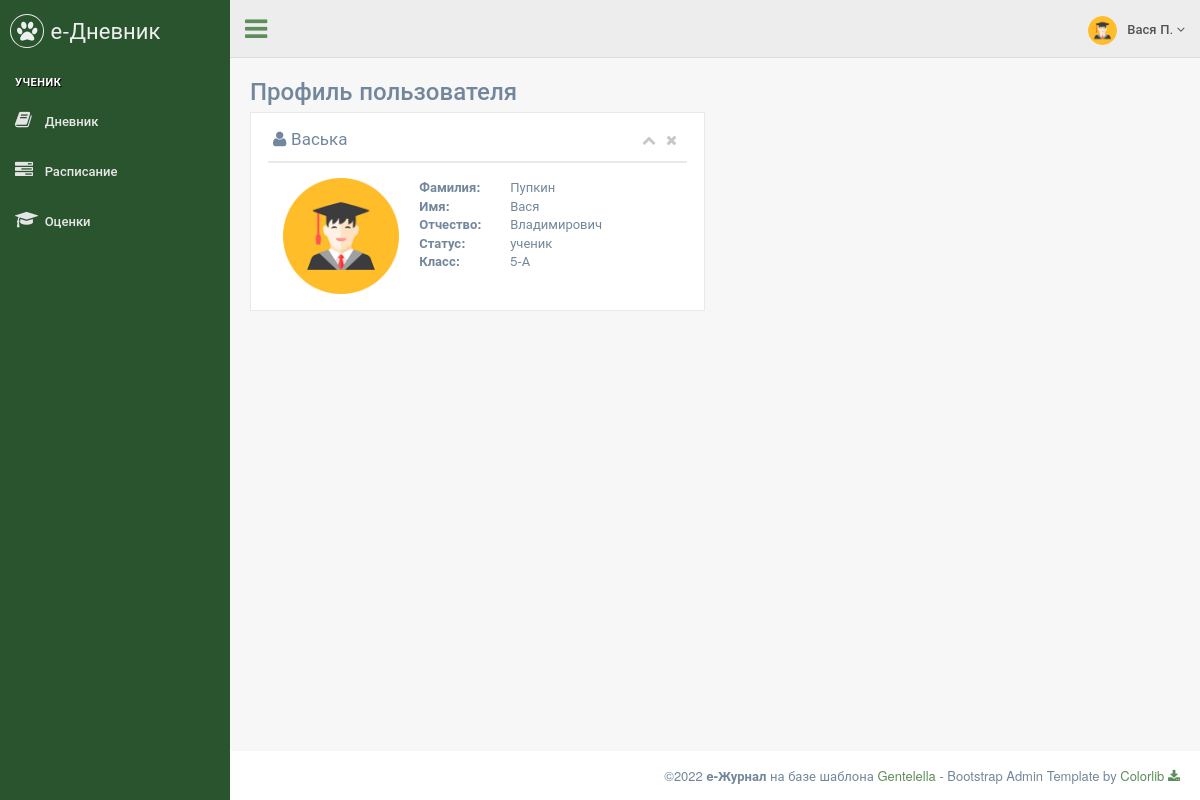
Screenshot of /profile (signed in) with the database file from the repository.
### data/menu.py (models this page shows)
class Menu(ORMBase):
    __tablename__ = 'menu'
    id = Column(Integer, primary_key=True, autoincrement=True, unique=True)
    name = Column(String, nullable=True)
    section = Column(String, nullable=True)
    title = Column(String, nullable=True)
    icon = Column(String, nullable=True)
    ref = Column(String, nullable=True)
    roles = Column(String, nullable=True)
    order = Column(Integer, nullable=True)

### data/users.py (models this page shows)
class Users(ORMBase, UserMixin):
    __tablename__ = 'users'
    __json_exclude__ = set(["password"])
    id = Column(Integer, primary_key=True, autoincrement=True, unique=True)
    name = Column(String, nullable=True)
    surname = Column(String, nullable=True)
    otchestvo = Column(String, nullable=True)
    login = Column(String, nullable=True)
    password = Column(String, nullable=True)
    role = Column(String, nullable=True)
    class_id = Column(Integer, ForeignKey('classes.cl_id'), nullable=True)
    active = Column(Integer, nullable=True)

### main.py (the view)
@app.route('/profile')
def student_profile():
    cur_cl = session.query(Classes).filter(Classes.cl_id == current_user.class_id).first()
    data = {'имя': current_user.name,
            'фамилия': current_user.surname,
            'отчество': current_user.otchestvo,
            'статус': 'администратор' if current_user.role == 'admin' else 'учитель' if current_user.role == 'teacher' else 'ученик',
            'класс': str(cur_cl.number) + '-' + cur_cl.letter,
            'role': current_user.role,
            'login': current_user.login
            }
    return render_page(['admin', 'teacher', 'student'], '/profile', 'page_profile.html', data=data)

### main.py (called while the page is built)
@login_manager.user_loader
def load_user(user_id):
    return session.query(Users).get(user_id)

def get_menu(role):
    items = session.query(Menu).filter(Menu.roles.ilike(f'%{role}%')).all()
    menu = dict()
    section = ""
    for item in items:
        if item.section:
            arr = menu.get(section)
            arr.append(item)
            menu[section] = arr
        else:
            section = item.title
            menu[section] = []
    return menu

def render_page(roles, ref, template, **context):
    if not login_fresh():
        return render_403()
    else:
        if current_user.role in roles:
            menu = get_menu(current_user.role)
            if not context:
                context = dict()
            context["menu"] = menu
            context["ref"] = ref
            context["role"] = current_user.role
            context["username"] = f"{current_user.name} {current_user.surname[0]}."
            return render_template(template, **context)
        else:
            return render_403()

### templates/page_profile.html (shortened to what this page needs)
{% extends "page_base.html" %}
{% block content %}
<div class="">
    <div class="page-title">
        <div class="title_left">
            <h3>Профиль пользователя</h3>
        </div>
        <div class="clearfix"></div>
        <div class="row">
            <div class="col-md-6 col-sm-12 col-xs-12">
                <div class="x_panel">
                    <div class="x_title">
                        <h2><i class="fa fa-user"></i> {{ data['login'] }}</h2>
							<ul class="nav navbar-right panel_toolbox">
							  <li><a class="collapse-link"><i class="fa fa-chevron-up"></i></a></li>
							  <li><a class="close-link"><i class="fa fa-close"></i></a></li>
							</ul>
                        <div class="clearfix"></div>
                    </div>
                    <div class="x_content">
                        <div class="col-md-4 col-sm-3 col-xs-12 profile_left">
                            <div class="profile_img">
                                <div id="crop-avatar">
                                    <img class="img-responsive avatar-view" src="/static/images/{{ data['role'] }}.png" alt="Avatar" style="width:200px;">
                                </div>
                            </div>
                        </div>
                        <div class="col-md-8 col-sm-9 col-xs-12">
                            <dl class="row">
                                <dt class="col-sm-4">Фамилия:</dt>
                                <dd class="col-sm-8">{{ data['фамилия'] }}</dd>
                                <div class="clearfix"></div>
                                <dt class="col-sm-4">Имя:</dt>
                                <dd class="col-sm-8">{{ data['имя'] }}</dd>
                                <div class="clearfix"></div>
                                <dt class="col-sm-4">Отчество:</dt>
                                <dd class="col-sm-8">{{ data['отчество'] }}</dd>
                                <div class="clearfix"></div>
                                <dt class="col-sm-4">Статус:</dt>
                                <dd class="col-sm-8">{{ data['статус'] }}</dd>
                                <div class="clearfix"></div>
                                <dt class="col-sm-4">Класс:</dt>
                                <dd class="col-sm-8">{{ data['класс'] }}</dd>
                            </dl>
                        </div>
                    </div>
                </div>
            </div>
        </div>
    </div>
</div>
{% endblock %}

### templates/page_base.html (shortened to what this page needs)
<!DOCTYPE html>
<html lang="en">
  <head>
    <link href="/static/vendors/bootstrap/css/bootstrap.min.css" rel="stylesheet">
    <link href="/static/vendors/font-awesome/css/font-awesome.min.css" rel="stylesheet">
    <link href="/static/vendors/nprogress/nprogress.css" rel="stylesheet">
    <link href="/static/vendors/animate.css/animate.min.css" rel="stylesheet">
    <link href="/static/vendors/datatables.net-bs/css/dataTables.bootstrap.min.css" rel="stylesheet">
    <link href="/static/vendors/datatables.net-buttons-bs/css/buttons.bootstrap.min.css" rel="stylesheet">
    <link href="/static/vendors/datatables.net-fixedheader-bs/css/fixedHeader.bootstrap.min.css" rel="stylesheet">
    <link href="/static/vendors/datatables.net-responsive-bs/css/responsive.bootstrap.min.css" rel="stylesheet">
    <link href="/static/vendors/datatables.net-scroller-bs/css/scroller.bootstrap.min.css" rel="stylesheet">
    <link href="/static/vendors/switchery/switchery.css" rel="stylesheet">
    <link href="/static/vendors/bootstrap-datetimepicker/css/bootstrap-datetimepicker.css" rel="stylesheet">
    <link href="/static/css/custom.css" rel="stylesheet">
  </head>
  <body class="nav-md">
    <div class="container body">
      <div class="main_container">
        <div class="col-md-3 left_col">
          <div class="left_col scroll-view">
            <div class="navbar nav_title" style="border: 0;">
              <a href="index.html" class="site_title"><i class="fa fa-paw"></i> <span>е-Дневник</span></a>
            </div>
            <br />
            <div id="sidebar-menu" class="main_menu_side hidden-print main_menu">
              {% for section in menu.keys() %}
                <div class="menu_section">
                  <h3>{{ section }}</h3>
                  <ul class="nav side-menu">
                    {% for item in menu.get(section) %}
                      {% if item.ref == ref %}
                        <li class="active"><a href="{{ item.ref }}"><i class="{{ item.icon }}"></i> {{ item.title }}</a></li>
                      {% else %}
                        <li><a href="{{ item.ref }}"><i class="{{ item.icon }}"></i> {{ item.title }}</a></li>
                      {% endif %}
                    {% endfor %}
                  </ul>
                </div>
              {% endfor %}
            </div>
          </div>
        </div>
        <div class="top_nav">
          <div class="nav_menu">
            <nav>
              <div class="nav toggle">
                <a id="menu_toggle"><i class="fa fa-bars"></i></a>
              </div>
              <ul class="nav navbar-nav navbar-right">
                <li class="">
                  <a href="javascript:;" class="user-profile dropdown-toggle" data-toggle="dropdown" aria-expanded="false">
                    <img src="/static/images/{{ role }}.png" alt="">{{ username }}
                    <span class=" fa fa-angle-down"></span>
                  </a>
                </li>
              </ul>
            </nav>
          </div>
        </div>
        <div id="page-content" class="right_col" role="main">
          {% block content %}{% endblock %}
        </div>
        <footer>
          <div class="pull-right">
            ©2022 <b>e-Журнал</b> на базе шаблона <a href="https://colorlib.com/polygon/gentelella/index.html">Gentelella</a> - Bootstrap Admin Template by <a href="https://github.com/ColorlibHQ/gentelella">Colorlib <i class="fa fa-download"></i></a>
          </div>
          <div class="clearfix"></div>
        </footer>
      </div>
    </div>
  </body>
</html>

### rows the page displays
Menu: title "УЧЕНИК", статус "ученик"
Menu: title "Дневник"
Menu: title "Расписание"
Menu: title "Оценки"
Users: role (picture), login "Васька", фамилия "Пупкин", имя "Вася", отчество "Владимирович"

### other values shown
{{ username }} "Вася П."
{{ data['класс'] }} "5-А"
